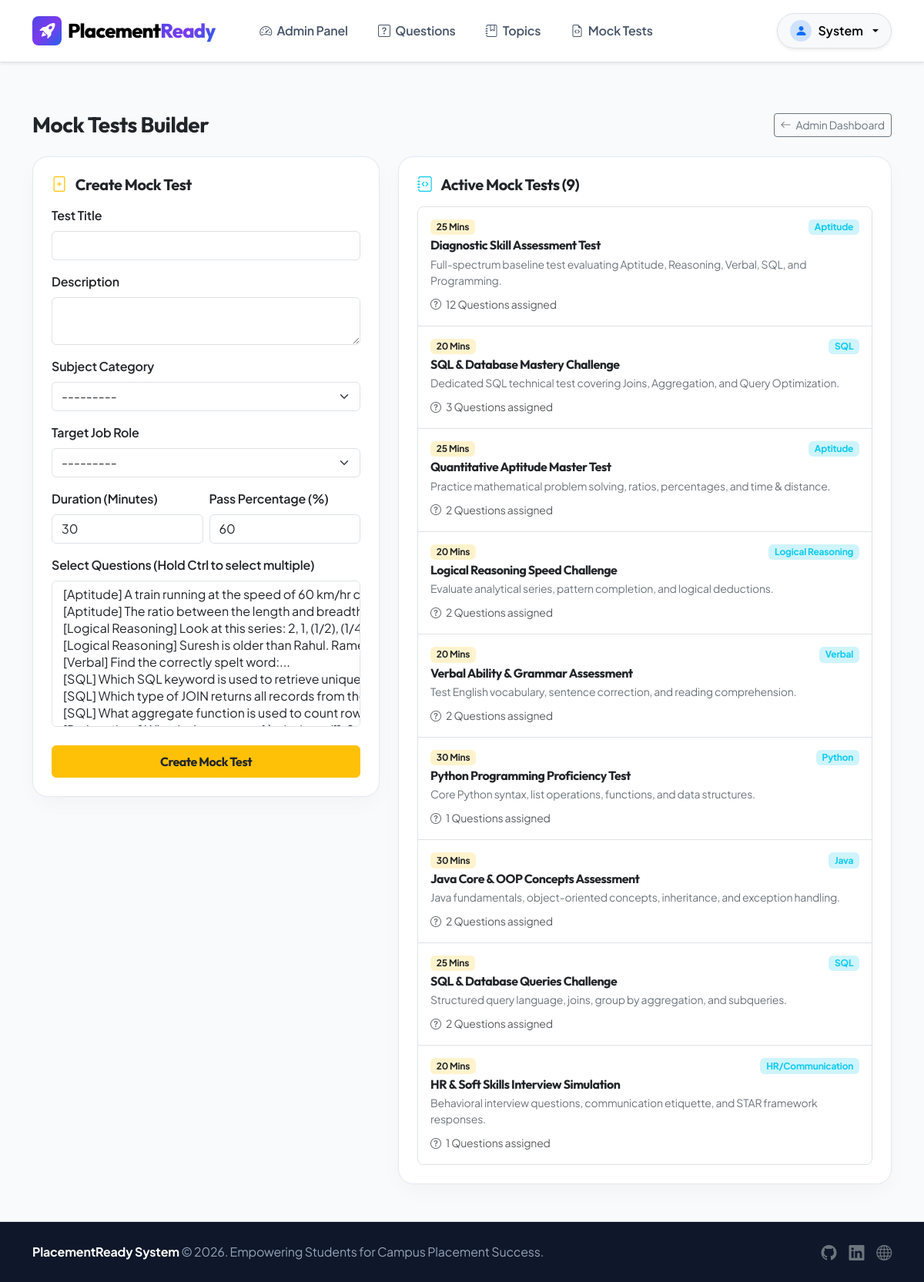
Screenshot of /admin-panel/tests/ (signed in) with the database file from the repository.
### placement_app/models.py (models this page shows, shortened)
class MockTest(models.Model):
    title = models.CharField(max_length=200)
    description = models.TextField()
    category = models.ForeignKey(Category, on_delete=models.SET_NULL, null=True, blank=True)
    job_role = models.ForeignKey(JobRole, on_delete=models.SET_NULL, null=True, blank=True)
    duration_minutes = models.IntegerField(default=30)
    pass_percentage = models.IntegerField(default=60)
    questions = models.ManyToManyField(Question, related_name='mock_tests')
    created_at = models.DateTimeField(auto_now_add=True)

class Category(models.Model):
    name = models.CharField(max_length=100, unique=True)
    description = models.TextField(blank=True)
    icon_class = models.CharField(max_length=50, default="bi-folder-fill")
    class Meta:
        verbose_name_plural = "Categories"
    def __str__(self):
        return self.name

### placement_app/views.py (the view)
# urls.py: path('admin-panel/tests/', views.admin_manage_tests_view, name='admin_tests'),
@user_passes_test(is_admin)
def admin_manage_tests_view(request):
    tests = MockTest.objects.select_related('category', 'job_role').prefetch_related('questions').all()
    if request.method == 'POST':
        form = MockTestForm(request.POST)
        if form.is_valid():
            form.save()
            messages.success(request, "Mock Test created successfully!")
            return redirect('admin_tests')
    else:
        form = MockTestForm()
    return render(request, 'placement_app/admin_tests.html', {
        'tests': tests,
        'form': form
    })

### placement_app/forms.py
class MockTestForm(forms.ModelForm):
    class Meta:
        model = MockTest
        fields = ['title', 'description', 'category', 'job_role', 'duration_minutes', 'pass_percentage', 'questions']
        widgets = {
            'title': forms.TextInput(attrs={'class': 'form-control'}),
            'description': forms.Textarea(attrs={'class': 'form-control', 'rows': 2}),
            'category': forms.Select(attrs={'class': 'form-select'}),
            'job_role': forms.Select(attrs={'class': 'form-select'}),
            'duration_minutes': forms.NumberInput(attrs={'class': 'form-control'}),
            'pass_percentage': forms.NumberInput(attrs={'class': 'form-control'}),
            'questions': forms.SelectMultiple(attrs={'class': 'form-select', 'size': '8'}),
        }

### placement_app/models.py (called while the page is built)
    def __str__(self):
        return self.name

    def __str__(self):
        return f"[{self.category.name}] {self.question_text[:50]}..."

### placement_app/views.py (called while the page is built)
def is_admin(user):
    return user.is_authenticated and (user.is_staff or user.is_superuser)

### placement_app/templates/placement_app/admin_tests.html (shortened to what this page needs)
{% extends 'placement_app/base.html' %}
{% block content %}
<div class="container py-4">
    <div class="d-flex justify-content-between align-items-center mb-4">
        <h3 class="font-heading fw-bold text-dark mb-0">Mock Tests Builder</h3>
        <a href="{% url 'admin_dashboard' %}" class="btn btn-outline-secondary btn-sm"><i class="bi bi-arrow-left me-1"></i> Admin Dashboard</a>
    </div>
    <div class="row g-4">
        <div class="col-lg-5">
            <div class="card card-custom p-4 bg-white">
                <h5 class="font-heading fw-bold mb-3"><i class="bi bi-file-plus text-warning me-2"></i> Create Mock Test</h5>
                <form method="POST">
                    <div class="mb-3">
                        <label class="form-label fw-semibold">Test Title</label>
                        {{ form.title }}
                    </div>
                    <div class="mb-3">
                        <label class="form-label fw-semibold">Description</label>
                        {{ form.description }}
                    </div>
                    <div class="mb-3">
                        <label class="form-label fw-semibold">Subject Category</label>
                        {{ form.category }}
                    </div>
                    <div class="mb-3">
                        <label class="form-label fw-semibold">Target Job Role</label>
                        {{ form.job_role }}
                    </div>
                    <div class="row g-2 mb-3">
                        <div class="col-6">
                            <label class="form-label fw-semibold">Duration (Minutes)</label>
                            {{ form.duration_minutes }}
                        </div>
                        <div class="col-6">
                            <label class="form-label fw-semibold">Pass Percentage (%)</label>
                            {{ form.pass_percentage }}
                        </div>
                    </div>
                    <div class="mb-4">
                        <label class="form-label fw-semibold">Select Questions (Hold Ctrl to select multiple)</label>
                        {{ form.questions }}
                    </div>
                    <button type="submit" class="btn btn-warning text-dark w-100 py-2 font-heading fw-bold">
                        Create Mock Test
                    </button>
                </form>
            </div>
        </div>
        <div class="col-lg-7">
            <div class="card card-custom p-4 bg-white">
                <h5 class="font-heading fw-bold mb-3"><i class="bi bi-journal-code text-info me-2"></i> Active Mock Tests ({{ tests.count }})</h5>
                <div class="list-group list-group-flush rounded-3 border">
                    {% for test in tests %}
                        <div class="list-group-item p-3">
                            <div class="d-flex justify-content-between align-items-center mb-1">
                                <span class="badge bg-warning-subtle text-dark fw-bold">{{ test.duration_minutes }} Mins</span>
                                <span class="badge bg-info-subtle text-info">{{ test.category.name|default:"General" }}</span>
                            </div>
                            <h6 class="fw-bold text-dark mb-1">{{ test.title }}</h6>
                            <p class="text-secondary small mb-2">{{ test.description }}</p>
                            <small class="text-muted"><i class="bi bi-question-circle me-1"></i> {{ test.questions.count }} Questions assigned</small>
                        </div>
                    {% empty %}
                        <div class="p-4 text-center text-muted">No mock tests created yet.</div>
                    {% endfor %}
                </div>
            </div>
        </div>
    </div>
</div>
{% endblock %}

### placement_app/templates/placement_app/base.html (shortened to what this page needs)
<!DOCTYPE html>
<html lang="en">
<head>
    <link href="https://cdn.jsdelivr.net/npm/bootstrap@5.3.2/dist/css/bootstrap.min.css" rel="stylesheet">
    <link rel="stylesheet" href="https://cdn.jsdelivr.net/npm/bootstrap-icons@1.11.2/font/bootstrap-icons.min.css">
</head>
<body>
    <nav class="navbar navbar-expand-lg navbar-light bg-white border-bottom sticky-top py-3 shadow-sm">
        <div class="container">
            <a class="navbar-brand d-flex align-items-center gap-2" href="{% url 'home' %}">
                <div class="rounded-3 bg-gradient-hero text-white p-2 d-flex align-items-center justify-content-center" style="width: 38px; height: 38px;">
                    <i class="bi bi-rocket-takeoff-fill fs-5"></i>
                </div>
                <span>Placement<span class="text-gradient">Ready</span></span>
            </a>
            <div class="collapse navbar-collapse" id="navbarNav">
                <ul class="navbar-nav me-auto ms-lg-4 gap-1">
                    {% if user.is_authenticated %}
                        {% if user.is_staff %}
                            <li class="nav-item"><a class="nav-link" href="{% url 'admin_dashboard' %}"><i class="bi bi-speedometer2 me-1"></i> Admin Panel</a></li>
                            <li class="nav-item"><a class="nav-link" href="{% url 'admin_questions' %}"><i class="bi bi-question-square me-1"></i> Questions</a></li>
                            <li class="nav-item"><a class="nav-link" href="{% url 'admin_topics' %}"><i class="bi bi-journal-bookmark me-1"></i> Topics</a></li>
                            <li class="nav-item"><a class="nav-link" href="{% url 'admin_tests' %}"><i class="bi bi-file-earmark-code me-1"></i> Mock Tests</a></li>
                        {% endif %}
                    {% endif %}
                </ul>
                <div class="d-flex align-items-center gap-3 mt-3 mt-lg-0">
                    {% if user.is_authenticated %}
                        <div class="dropdown">
                            <button class="btn btn-light rounded-pill border dropdown-toggle px-3 py-2 fw-semibold d-flex align-items-center gap-2 shadow-sm" type="button" data-bs-toggle="dropdown">
                                <div class="rounded-circle bg-primary-subtle text-primary p-1 d-flex align-items-center justify-content-center" style="width: 28px; height: 28px;">
                                    <i class="bi bi-person-fill"></i>
                                </div>
                                <span>{{ user.first_name|default:user.username }}</span>
                            </button>
                        </div>
                    {% else %}
                        <a href="{% url 'login' %}" class="btn btn-light rounded-pill border px-4 py-2 fw-semibold">Log In</a>
                        <a href="{% url 'register' %}" class="btn btn-primary-pr rounded-pill">Student Registration</a>
                    {% endif %}
                </div>
            </div>
        </div>
    </nav>
    <main class="py-4">
        {% block content %}{% endblock %}
    </main>
    <footer class="py-4 border-top">
        <div class="container text-center text-md-between d-flex flex-column flex-md-row align-items-center justify-content-between">
            <div class="mb-2 mb-md-0">
                <span class="fw-bold text-white">PlacementReady System</span> &copy; 2026. Empowering Students for Campus Placement Success.
            </div>
            <div class="d-flex gap-3 fs-5">
                <a href="#" class="text-secondary"><i class="bi bi-github"></i></a>
                <a href="#" class="text-secondary"><i class="bi bi-linkedin"></i></a>
                <a href="#" class="text-secondary"><i class="bi bi-globe"></i></a>
            </div>
        </div>
    </footer>
</body>
</html>

### placement_app/templates/placement_app/base.html (style rules this page uses)
:root { --pr-primary: #6366f1; --pr-primary-dark: #4f46e5; --pr-secondary: #06b6d4; --pr-accent: #f59e0b; --pr-dark: #0f172a; --pr-card-bg: #ffffff; --pr-body-bg: #f8fafc; --pr-gradient-hero: linear-gradient(135deg, #4f46e5 0%, #7c3aed 50%, #2563eb 100%); --pr-border-radius: 20px; }
body { font-family: 'Plus Jakarta Sans', sans-serif; background-color: var(--pr-body-bg); color: #334155; min-height: 100vh; display: flex; flex-direction: column; letter-spacing: -0.2px; }
h1, h2, h3, h4, h5, h6, .font-heading { font-family: 'Outfit', sans-serif; font-weight: 700; letter-spacing: -0.5px; }
.card-custom { background: #ffffff; border-radius: var(--pr-border-radius); border: 1px solid #e2e8f0; box-shadow: 0 10px 30px -5px rgba(0, 0, 0, 0.04); transition: all 0.3s ease; }
.text-gradient { background: var(--pr-gradient-hero); -webkit-background-clip: text; -webkit-text-fill-color: transparent; }
.bg-gradient-hero { background: var(--pr-gradient-hero); color: white; }
.navbar-brand { font-family: 'Outfit', sans-serif; font-weight: 800; font-size: 1.6rem; letter-spacing: -0.8px; }
.nav-link { font-weight: 600; color: #475569; padding: 0.6rem 1.1rem !important; border-radius: 10px; transition: all 0.2s ease; }
footer { margin-top: auto; background-color: var(--pr-dark); color: #94a3b8; }

### rows the page displays
MockTest: duration_minutes "25", category.name "Aptitude", title "Diagnostic Skill Assessment Test", description "Full-spectrum baseline test evaluating Aptitude, Reasoning, Verbal, SQL, and Programming.", questions.count "12"
MockTest: duration_minutes "20", category.name "SQL", title "SQL & Database Mastery Challenge", description "Dedicated SQL technical test covering Joins, Aggregation, and Query Optimization.", questions.count "3"
MockTest: duration_minutes "25", category.name "Aptitude", title "Quantitative Aptitude Master Test", description "Practice mathematical problem solving, ratios, percentages, and time & distance.", questions.count "2"
MockTest: duration_minutes "20", category.name "Logical Reasoning", title "Logical Reasoning Speed Challenge", description "Evaluate analytical series, pattern completion, and logical deductions.", questions.count "2"
MockTest: duration_minutes "20", category.name "Verbal", title "Verbal Ability & Grammar Assessment", description "Test English vocabulary, sentence correction, and reading comprehension.", questions.count "2"
MockTest: duration_minutes "30", category.name "Python", title "Python Programming Proficiency Test", description "Core Python syntax, list operations, functions, and data structures.", questions.count "1"
MockTest: duration_minutes "30", category.name "Java", title "Java Core & OOP Concepts Assessment", description "Java fundamentals, object-oriented concepts, inheritance, and exception handling.", questions.count "2"
MockTest: duration_minutes "25", category.name "SQL", title "SQL & Database Queries Challenge", description "Structured query language, joins, group by aggregation, and subqueries.", questions.count "2"
MockTest: duration_minutes "20", category.name "HR/Communication", title "HR & Soft Skills Interview Simulation", description "Behavioral interview questions, communication etiquette, and STAR framework responses.", questions.count "1"

### other values shown
{{ user.first_name|default:user.username }} "System"
{{ tests.count }} "9"
